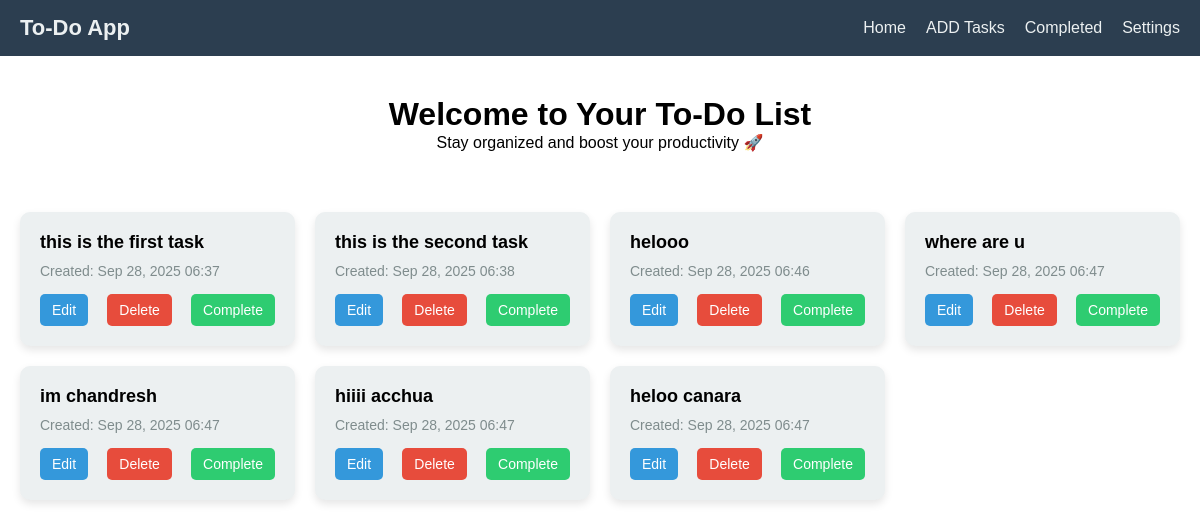
Page /todo/home/ on the earlier database version.
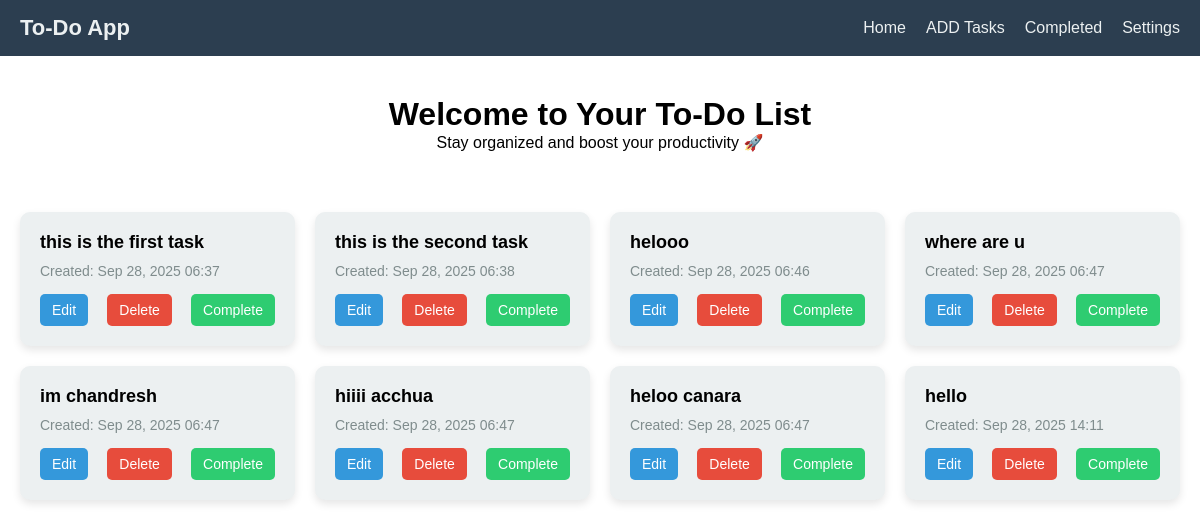
Same page on the later database version.
### todo/models.py (models this page shows, shortened)
class Task(models.Model):
    text=models.TextField(max_length=200)
    created_date=models.DateTimeField(auto_now_add=True)
    updated_date=models.DateField(auto_now=True)
    complete=models.BooleanField(default=False)

### todo/views.py (the view)
# urls.py: path('home/',views.display_view,name='home'),
def display_view(request):
    tasks=Task.objects.all()
    return render(request,'display.html',{'tasks':tasks})

### todo/templates/display.html
{% extends "index.html" %}
{% load static %}
{% block content %}
<div class="task-grid">
    {% for task in tasks %}
    <div class="task-card">
        <p class="task-text">{{ task.text }}</p>
        <p class="task-date">Created: {{ task.created_date|date:"M d, Y H:i" }}</p>
        <div class="task-buttons">
            <a href="{% url 'edit' task.pk %}" class="edit-btn">Edit</a>
            <a href="{% url 'delete' task.pk %}" class="delete-btn">Delete</a>
            <a href="#" class="complete-btn">Complete</a>
        </div>
    </div>
    {% empty %}
    <p>No tasks found. Add some tasks!</p>
    {% endfor %}
</div>
{% endblock %}

Differences in the rows shown:
added Task: text "hello", created_date "Sep 28, 2025 14:11"
